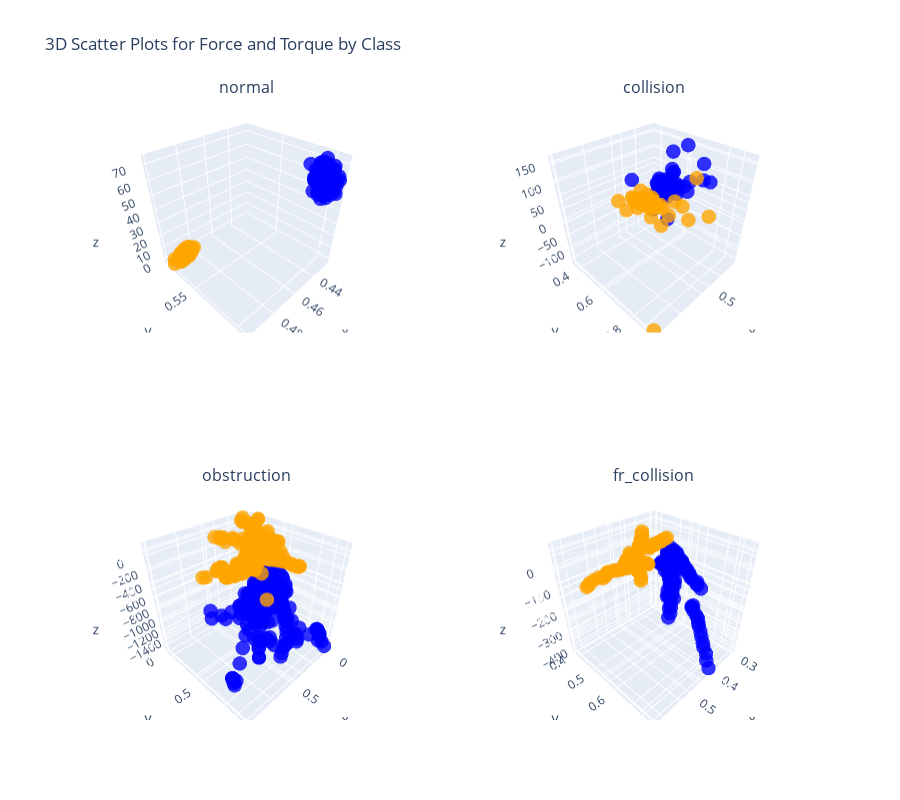

Notebook code for this chart:
### Code cell
from plotly.subplots import make_subplots

import plotly.graph_objects as go

# Create a subplot figure with 2 rows and 2 columns
fig = make_subplots(
    rows=2, cols=2,
    specs=[[{'type': 'scatter3d'}, {'type': 'scatter3d'}],
           [{'type': 'scatter3d'}, {'type': 'scatter3d'}]],
    subplot_titles=unique_classes
)

# Mapping of class names to subplot positions
subplot_positions = {
    unique_classes[0]: (1, 1),
    unique_classes[1]: (1, 2),
    unique_classes[2]: (2, 1),
    unique_classes[3]: (2, 2)
}

# Iterate through each class and add a 3D scatter plot to the corresponding subplot
for class_name, class_df in class_dfs.items():
    row, col = subplot_positions[class_name]
    force_plot = go.Scatter3d(
        x=class_df['Fx'],
        y=class_df['Fy'],
        z=class_df['Fz'],
        mode='markers',
        marker=dict(size=5, color='blue', opacity=0.8),
        name=f'{class_name} Force'
    )
    torque_plot = go.Scatter3d(
        x=class_df['Tx'],
        y=class_df['Ty'],
        z=class_df['Tz'],
        mode='markers',
        marker=dict(size=5, color='orange', opacity=0.8),
        name=f'{class_name} Torque'
    )
    fig.add_trace(force_plot, row=row, col=col)
    fig.add_trace(torque_plot, row=row, col=col)

# Update layout settings
fig.update_layout(
    title='3D Scatter Plots for Force and Torque by Class',
    height=800,
    showlegend=False
)

fig.show()

### Figure 1 — Plotly figure (JSON) as saved in the notebook; plotly's stock layout.template omitted (floating-point values rounded to 4 significant figures; data arrays with more than 128 entries replaced by an {"elided": "..."} marker saying what was removed)
{"data": [{"marker": {"color": "blue", "opacity": 0.8, "size": 5}, "mode": "markers", "name": "normal Force", "scene": "scene", "type": "scatter3d", "x": {"elided": "315 float values"}, "y": {"elided": "315 float values"}, "z": {"elided": "315 int values"}}, {"marker": {"color": "orange", "opacity": 0.8, "size": 5}, "mode": "markers", "name": "normal Torque", "scene": "scene", "type": "scatter3d", "x": {"elided": "315 float values"}, "y": {"elided": "315 float values"}, "z": {"elided": "315 int values"}}, {"marker": {"color": "blue", "opacity": 0.8, "size": 5}, "mode": "markers", "name": "collision Force", "scene": "scene2", "type": "scatter3d", "x": {"elided": "255 float values"}, "y": {"elided": "255 float values"}, "z": {"elided": "255 int values"}}, {"marker": {"color": "orange", "opacity": 0.8, "size": 5}, "mode": "markers", "name": "collision Torque", "scene": "scene2", "type": "scatter3d", "x": {"elided": "255 float values"}, "y": {"elided": "255 float values"}, "z": {"elided": "255 int values"}}, {"marker": {"color": "blue", "opacity": 0.8, "size": 5}, "mode": "markers", "name": "obstruction Force", "scene": "scene3", "type": "scatter3d", "x": {"elided": "510 float values"}, "y": {"elided": "510 float values"}, "z": {"elided": "510 int values"}}, {"marker": {"color": "orange", "opacity": 0.8, "size": 5}, "mode": "markers", "name": "obstruction Torque", "scene": "scene3", "type": "scatter3d", "x": {"elided": "510 float values"}, "y": {"elided": "510 float values"}, "z": {"elided": "510 int values"}}, {"marker": {"color": "blue", "opacity": 0.8, "size": 5}, "mode": "markers", "name": "fr_collision Force", "scene": "scene4", "type": "scatter3d", "x": {"elided": "240 float values"}, "y": {"elided": "240 float values"}, "z": {"elided": "240 int values"}}, {"marker": {"color": "orange", "opacity": 0.8, "size": 5}, "mode": "markers", "name": "fr_collision Torque", "scene": "scene4", "type": "scatter3d", "x": {"elided": "240 float values"}, "y": {"elided": "240 float values"}, "z": {"elided": "240 int values"}}], "layout": {"annotations": [{"font": {"size": 16}, "showarrow": false, "text": "normal", "x": 0.225, "xanchor": "center", "xref": "paper", "y": 1, "yanchor": "bottom", "yref": "paper"}, {"font": {"size": 16}, "showarrow": false, "text": "collision", "x": 0.775, "xanchor": "center", "xref": "paper", "y": 1, "yanchor": "bottom", "yref": "paper"}, {"font": {"size": 16}, "showarrow": false, "text": "obstruction", "x": 0.225, "xanchor": "center", "xref": "paper", "y": 0.375, "yanchor": "bottom", "yref": "paper"}, {"font": {"size": 16}, "showarrow": false, "text": "fr_collision", "x": 0.775, "xanchor": "center", "xref": "paper", "y": 0.375, "yanchor": "bottom", "yref": "paper"}], "height": 800, "scene": {"domain": {"x": [0, 0.45], "y": [0.625, 1]}}, "scene2": {"domain": {"x": [0.55, 1], "y": [0.625, 1]}}, "scene3": {"domain": {"x": [0, 0.45], "y": [0, 0.375]}}, "scene4": {"domain": {"x": [0.55, 1], "y": [0, 0.375]}}, "showlegend": false, "title": {"text": "3D Scatter Plots for Force and Torque by Class"}}}
